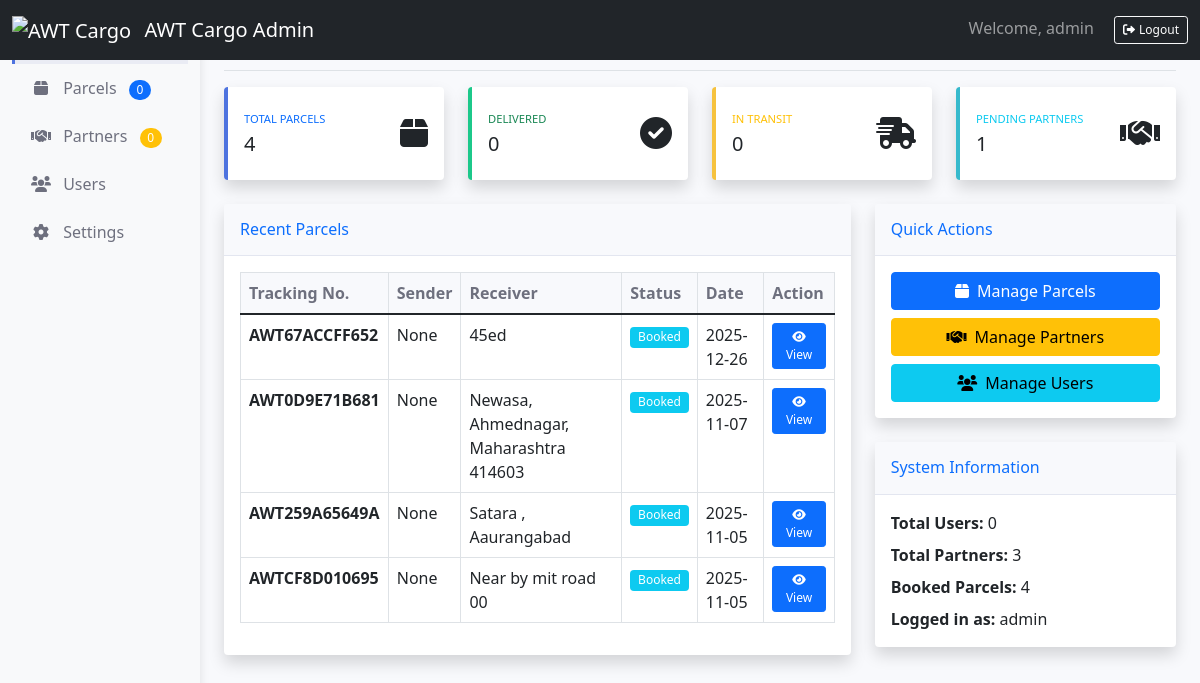
Screenshot of /admin/dashboard (signed in) with the database file from the repository.
### tables this page shows
CREATE TABLE parcels (
            id INTEGER PRIMARY KEY AUTOINCREMENT,
            tracking_number TEXT UNIQUE NOT NULL,
            user_id INTEGER,
            sender_name TEXT NOT NULL,
            sender_phone TEXT NOT NULL,
            sender_address TEXT NOT NULL,
            receiver_name TEXT NOT NULL,
            receiver_phone TEXT NOT NULL,
            receiver_address TEXT NOT NULL,
            parcel_weight DECIMAL,
            parcel_description TEXT,
            service_type TEXT,
            status TEXT DEFAULT 'Booked',
            booking_date DATETIME DEFAULT CURRENT_TIMESTAMP,
            estimated_delivery DATE,
            FOREIGN KEY (user_id) REFERENCES users (id)
        );

### app.py (the view)
@app.route('/admin/dashboard')
@admin_required
def admin_dashboard():
    conn = get_db_connection()
    c = conn.cursor()
    c.execute('SELECT COUNT(*) FROM parcels')
    total_parcels = c.fetchone()[0]
    c.execute('SELECT COUNT(*) FROM parcels WHERE status = "Booked"')
    booked_parcels = c.fetchone()[0]
    c.execute('SELECT COUNT(*) FROM parcels WHERE status = "In Transit"')
    transit_parcels = c.fetchone()[0]
    c.execute('SELECT COUNT(*) FROM parcels WHERE status = "Delivered"')
    delivered_parcels = c.fetchone()[0]
    c.execute('SELECT COUNT(*) FROM partners')
    total_partners = c.fetchone()[0]
    c.execute('SELECT COUNT(*) FROM partners WHERE status = "Pending"')
    pending_partners = c.fetchone()[0]
    c.execute('SELECT COUNT(*) FROM users')
    total_users = c.fetchone()[0]
    c.execute('SELECT * FROM parcels ORDER BY booking_date DESC LIMIT 10')
    recent_parcels = c.fetchall()
    conn.close()
    return render_template('admin/dashboard.html',
                           total_parcels=total_parcels,
                           booked_parcels=booked_parcels,
                           transit_parcels=transit_parcels,
                           delivered_parcels=delivered_parcels,
                           total_partners=total_partners,
                           pending_partners=pending_partners,
                           total_users=total_users,
                           recent_parcels=recent_parcels)

### app.py (called while the page is built)
def get_db_connection():
    return sqlite3.connect(DB_PATH)

def admin_required(f):
    from functools import wraps
    @wraps(f)
    def decorated_function(*args, **kwargs):
        if 'admin_logged_in' not in session:
            flash('Please login as administrator', 'error')
            return redirect(url_for('admin_login'))
        return f(*args, **kwargs)
    return decorated_function

### templates/admin/dashboard.html (shortened to what this page needs)
{% extends "admin/base.html" %}
{% block content %}
<div class="row">
    <div class="col-xl-3 col-md-6 mb-4">
        <div class="card border-left-primary shadow h-100 py-2">
            <div class="card-body">
                <div class="row no-gutters align-items-center">
                    <div class="col mr-2">
                        <div class="text-xs font-weight-bold text-primary text-uppercase mb-1">
                            Total Parcels
                        </div>
                        <div class="h5 mb-0 font-weight-bold text-gray-800">{{ total_parcels }}</div>
                    </div>
                    <div class="col-auto">
                        <i class="fas fa-box fa-2x text-gray-300"></i>
                    </div>
                </div>
            </div>
        </div>
    </div>
    <div class="col-xl-3 col-md-6 mb-4">
        <div class="card border-left-success shadow h-100 py-2">
            <div class="card-body">
                <div class="row no-gutters align-items-center">
                    <div class="col mr-2">
                        <div class="text-xs font-weight-bold text-success text-uppercase mb-1">
                            Delivered
                        </div>
                        <div class="h5 mb-0 font-weight-bold text-gray-800">{{ delivered_parcels }}</div>
                    </div>
                    <div class="col-auto">
                        <i class="fas fa-check-circle fa-2x text-gray-300"></i>
                    </div>
                </div>
            </div>
        </div>
    </div>
    <div class="col-xl-3 col-md-6 mb-4">
        <div class="card border-left-warning shadow h-100 py-2">
            <div class="card-body">
                <div class="row no-gutters align-items-center">
                    <div class="col mr-2">
                        <div class="text-xs font-weight-bold text-warning text-uppercase mb-1">
                            In Transit
                        </div>
                        <div class="h5 mb-0 font-weight-bold text-gray-800">{{ transit_parcels }}</div>
                    </div>
                    <div class="col-auto">
                        <i class="fas fa-shipping-fast fa-2x text-gray-300"></i>
                    </div>
                </div>
            </div>
        </div>
    </div>
    <div class="col-xl-3 col-md-6 mb-4">
        <div class="card border-left-info shadow h-100 py-2">
            <div class="card-body">
                <div class="row no-gutters align-items-center">
                    <div class="col mr-2">
                        <div class="text-xs font-weight-bold text-info text-uppercase mb-1">
                            Pending Partners
                        </div>
                        <div class="h5 mb-0 font-weight-bold text-gray-800">{{ pending_partners }}</div>
                    </div>
                    <div class="col-auto">
                        <i class="fas fa-handshake fa-2x text-gray-300"></i>
                    </div>
                </div>
            </div>
        </div>
    </div>
</div>
<div class="row">
    <div class="col-lg-8">
        <div class="card shadow mb-4">
            <div class="card-header py-3">
                <h6 class="m-0 font-weight-bold text-primary">Recent Parcels</h6>
            </div>
            <div class="card-body">
                <div class="table-responsive">
                    <table class="table table-bordered" id="dataTable" width="100%" cellspacing="0">
                        <thead>
                            <tr>
                                <th>Tracking No.</th>
                                <th>Sender</th>
                                <th>Receiver</th>
                                <th>Status</th>
                                <th>Date</th>
                                <th>Action</th>
                            </tr>
                        </thead>
                        <tbody>
                            {% for parcel in recent_parcels %}
                            <tr>
                                <td><strong>{{ parcel[1] }}</strong></td>
                                <td>{{ parcel[2] }}</td>
                                <td>{{ parcel[5] }}</td>
                                <td>
                                    <span class="badge
                                        {% if parcel[12] == 'Delivered' %}bg-success
                                        {% elif parcel[12] == 'In Transit' %}bg-warning
                                        {% else %}bg-info{% endif %}">
                                        {{ parcel[12] }}
                                    </span>
                                </td>
                                <td>{{ parcel[13][:10] }}</td>
                                <td>
                                    <a href="{{ url_for('admin_parcel_detail', tracking_number=parcel[1]) }}"
                                       class="btn btn-sm btn-primary">
                                        <i class="fas fa-eye"></i> View
                                    </a>
                                </td>
                            </tr>
                            {% endfor %}
                        </tbody>
                    </table>
                </div>
            </div>
        </div>
    </div>
    <div class="col-lg-4">
        <div class="card shadow mb-4">
            <div class="card-header py-3">
                <h6 class="m-0 font-weight-bold text-primary">Quick Actions</h6>
            </div>
            <div class="card-body">
                <div class="d-grid gap-2">
                    <a href="{{ url_for('admin_parcels') }}" class="btn btn-primary btn-block">
                        <i class="fas fa-box me-2"></i>Manage Parcels
                    </a>
                    <a href="{{ url_for('admin_partners') }}" class="btn btn-warning btn-block">
                        <i class="fas fa-handshake me-2"></i>Manage Partners
                    </a>
                    <a href="{{ url_for('admin_users') }}" class="btn btn-info btn-block">
                        <i class="fas fa-users me-2"></i>Manage Users
                    </a>
                </div>
            </div>
        </div>
        <div class="card shadow">
            <div class="card-header py-3">
                <h6 class="m-0 font-weight-bold text-primary">System Information</h6>
            </div>
            <div class="card-body">
                <div class="mb-2">
                    <strong>Total Users:</strong> {{ total_users }}
                </div>
                <div class="mb-2">
                    <strong>Total Partners:</strong> {{ total_partners }}
                </div>
                <div class="mb-2">
                    <strong>Booked Parcels:</strong> {{ booked_parcels }}
                </div>
                <div class="mb-0">
                    <strong>Logged in as:</strong> {{ session.get('admin_username') }}
                </div>
            </div>
        </div>
    </div>
</div>
{% endblock %}

### templates/admin/base.html (shortened to what this page needs)
<!DOCTYPE html>
<html lang="en">
<head>
    <link href="https://cdn.jsdelivr.net/npm/bootstrap@5.1.3/dist/css/bootstrap.min.css" rel="stylesheet">
    <link href="https://cdnjs.cloudflare.com/ajax/libs/font-awesome/6.0.0/css/all.min.css" rel="stylesheet">
    <link href="{{ url_for('static', filename='css/admin.css') }}" rel="stylesheet">
</head>
<body>
    <nav class="navbar navbar-dark bg-dark fixed-top">
        <div class="container-fluid">
            <a class="navbar-brand" href="{{ url_for('admin_dashboard') }}">
                <img src="{{ url_for('static', filename='images/logo.png') }}" alt="AWT Cargo" height="30" class="d-inline-block align-text-top me-2">
                AWT Cargo Admin
            </a>
            <div class="navbar-text">
                <span class="me-3">Welcome, {{ session.get('admin_username', 'Admin') }}</span>
                <a href="{{ url_for('admin_logout') }}" class="btn btn-outline-light btn-sm">
                    <i class="fas fa-sign-out-alt me-1"></i>Logout
                </a>
            </div>
        </div>
    </nav>
    <div class="container-fluid">
        <div class="row">
            <nav id="sidebar" class="col-md-3 col-lg-2 d-md-block bg-light sidebar collapse">
                <div class="position-sticky pt-3">
                    <ul class="nav flex-column">
                        <li class="nav-item">
                            <a class="nav-link {% if request.endpoint == 'admin_dashboard' %}active{% endif %}" href="{{ url_for('admin_dashboard') }}">
                            </a>
                        </li>
                        <li class="nav-item">
                            <a class="nav-link {% if request.endpoint == 'admin_parcels' %}active{% endif %}" href="{{ url_for('admin_parcels') }}">
                                <i class="fas fa-box me-2"></i>
                                Parcels
                                <span class="badge bg-primary rounded-pill ms-2" id="parcel-count">0</span>
                            </a>
                        </li>
                        <li class="nav-item">
                            <a class="nav-link {% if request.endpoint == 'admin_partners' %}active{% endif %}" href="{{ url_for('admin_partners') }}">
                                <i class="fas fa-handshake me-2"></i>
                                Partners
                                <span class="badge bg-warning rounded-pill ms-2" id="partner-count">0</span>
                            </a>
                        </li>
                        <li class="nav-item">
                            <a class="nav-link {% if request.endpoint == 'admin_users' %}active{% endif %}" href="{{ url_for('admin_users') }}">
                                <i class="fas fa-users me-2"></i>
                                Users
                            </a>
                        </li>
                        <li class="nav-item">
                            <a class="nav-link {% if request.endpoint == 'admin_settings' %}active{% endif %}" href="{{ url_for('admin_settings') }}">
                                <i class="fas fa-cog me-2"></i>
                                Settings
                            </a>
                        </li>
                    </ul>
                </div>
            </nav>
            <main class="col-md-9 ms-sm-auto col-lg-10 px-md-4">
                <div class="d-flex justify-content-between flex-wrap flex-md-nowrap align-items-center pt-3 pb-2 mb-3 border-bottom">
                    <h1 class="h2">{% block page_title %}Dashboard{% endblock %}</h1>
                </div>
                {% block content %}{% endblock %}
            </main>
        </div>
    </div>
</body>
</html>

### static/css/admin.css (style rules this page uses)
body { background-color: #f8f9fc; }
#sidebar { min-height: calc(100vh - 56px); box-shadow: 0 0 10px rgba(0,0,0,0.1); }
.sidebar .nav-link { color: #6e707e; padding: 0.75rem 1rem; border-left: 3px solid transparent; }
.sidebar .nav-link.active { color: #4e73df; background-color: #eaecf4; border-left-color: #4e73df; font-weight: 600; }
.sidebar .nav-link i { width: 20px; text-align: center; }
.card { border: none; box-shadow: 0 0.15rem 1.75rem 0 rgba(58, 59, 69, 0.15); }
.card .card-header { background-color: #f8f9fc; border-bottom: 1px solid #e3e6f0; }
.border-left-primary { border-left: 0.25rem solid #4e73df !important; }
.border-left-success { border-left: 0.25rem solid #1cc88a !important; }
.border-left-warning { border-left: 0.25rem solid #f6c23e !important; }
.border-left-info { border-left: 0.25rem solid #36b9cc !important; }
.text-xs { font-size: 0.7rem; }
.table th { border-top: none; font-weight: 600; color: #6e707e; background-color: #f8f9fc; }
.badge { font-size: 0.75em; font-weight: 500; }
.btn-group-sm > .btn, .btn-sm { padding: 0.25rem 0.5rem; font-size: 0.75rem; }

### rows the page displays
parcels: tracking_number "AWT67ACCFF652", parcel "None", sender_address "45ed", status "Booked", booking_date "2025-12-26"
parcels: tracking_number "AWT0D9E71B681", parcel "None", sender_address "Newasa, Ahmednagar, Maharashtra 414603", status "Booked", booking_date "2025-11-07"
parcels: tracking_number "AWT259A65649A", parcel "None", sender_address "Satara , Aaurangabad", status "Booked", booking_date "2025-11-05"
parcels: tracking_number "AWTCF8D010695", parcel "None", sender_address "Near by mit road 00", status "Booked", booking_date "2025-11-05"

### other values shown
{{ session.get('admin_username', 'Admin') }} "admin"
{{ total_parcels }} "4"
{{ delivered_parcels }} "0"
{{ transit_parcels }} "0"
{{ pending_partners }} "1"
{{ total_users }} "0"
{{ total_partners }} "3"
{{ booked_parcels }} "4"
{{ session.get('admin_username') }} "admin"
